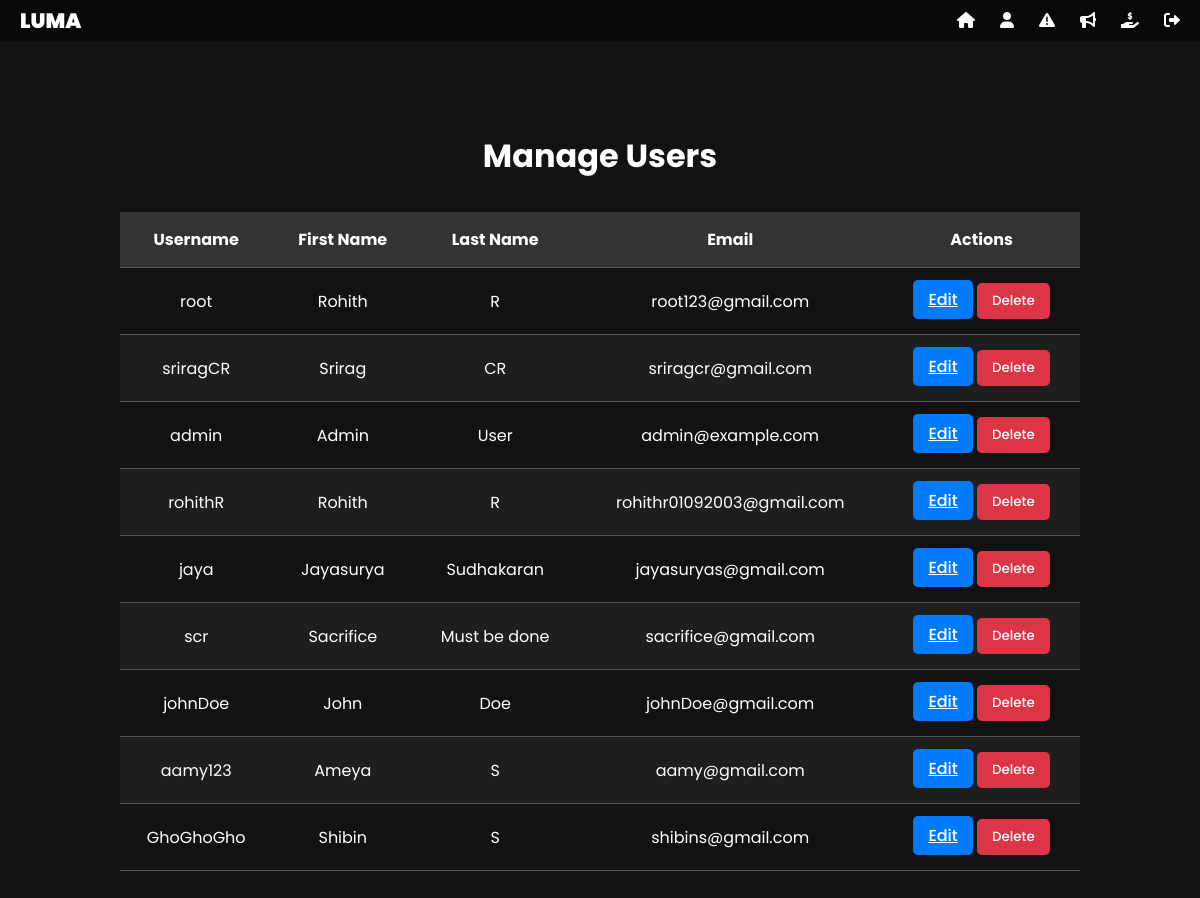
The page /admin-dashboard/manage-users/ (signed in) on the database as committed earlier.
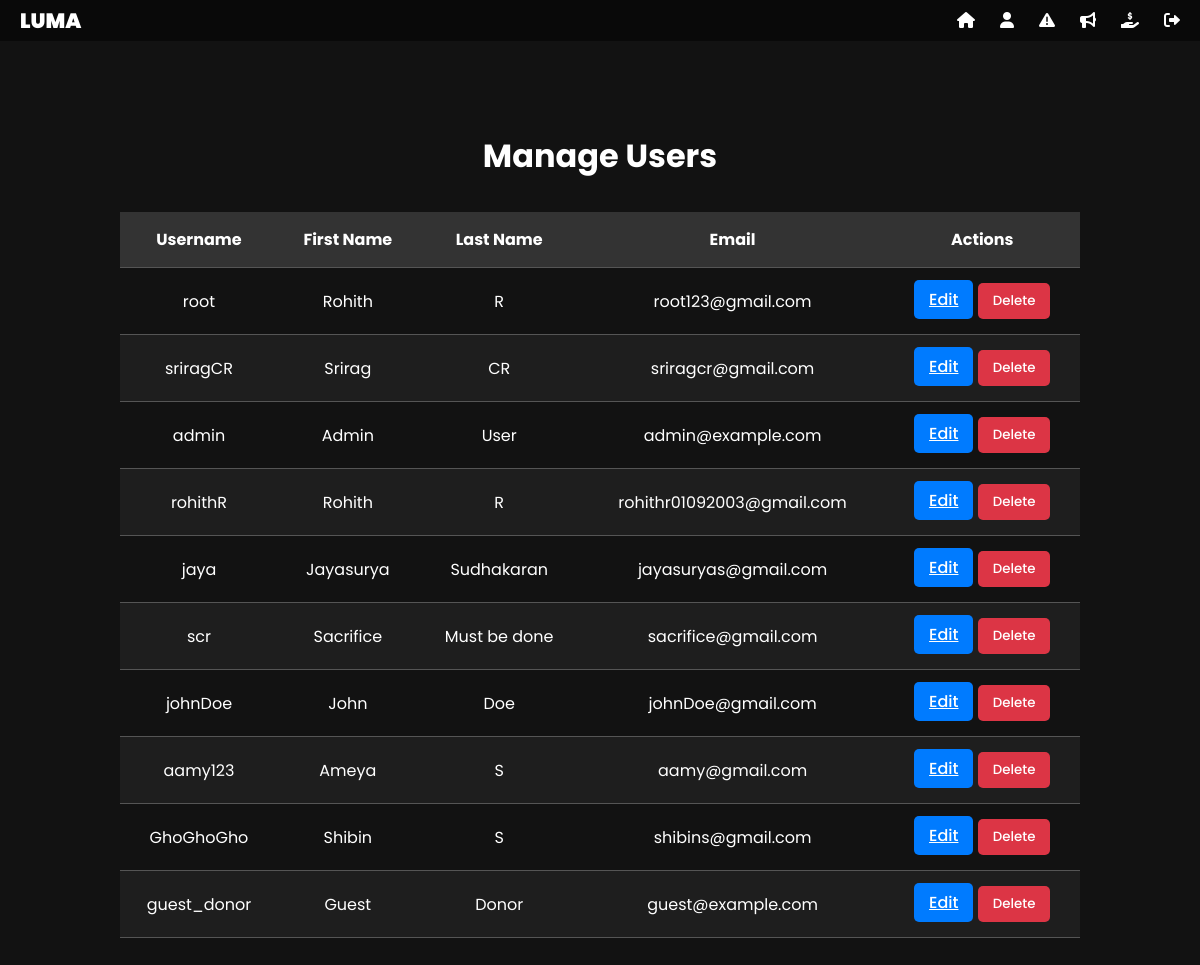
The same page on the database as committed later.
### chat/models.py (models this page shows, shortened)
class User(AbstractBaseUser):
    first_name = models.CharField(max_length=30)
    last_name = models.CharField(max_length=30)
    username = models.CharField(max_length=30, unique=True)
    email = models.EmailField(unique=True)
    profile_picture = models.ImageField(upload_to='profile_pics', blank=True, null=True)  # Removed trailing slash
    created_at = models.DateTimeField(auto_now_add=True)
    is_active = models.BooleanField(default=True)
    is_admin = models.BooleanField(default=False)
    is_banned = models.BooleanField(default=False)
    ban_expiry = models.DateTimeField(null=True, blank=True)
    ban_reason = models.TextField(blank=True, null=True)
    objects = UserManager()
    USERNAME_FIELD = 'username'
    REQUIRED_FIELDS = ['email', 'first_name', 'last_name']
    class Meta:
        db_table = 'chat_user'
    def is_currently_banned(self):
        if not self.is_banned:
            return False
        if self.ban_expiry and timezone.now() > self.ban_expiry:
            self.unban_user()
            return False
        return True

### chat/views.py (the view)
# urls.py: path('admin-dashboard/manage-users/', manage_users, name='manage_users'),
@admin_required
def manage_users(request):
    users = User.objects.all()
    return render(request, 'admin_users.html', {'users': users})

### chat/views.py (called while the page is built)
def admin_required(view_func):
    @wraps(view_func)
    def _wrapped_view(request, *args, **kwargs):
        if not request.user.is_authenticated:
            messages.error(request, 'Please login to access this page.')
            return redirect('admin_login')
        if not request.user.is_admin:
            messages.error(request, 'You do not have permission to access the admin area.')
            return redirect('home')
        return view_func(request, *args, **kwargs)
    return _wrapped_view

### templates/admin_users.html (shortened to what this page needs)
{% extends 'admin_base.html' %}
{% block content %}
    <h1 class="manage-users-header">Manage Users</h1>
    <div class="manage-users-table-wrapper">
        <table class="manage-users-table">
            <thead>
                <tr>
                    <th>Username</th>
                    <th>First Name</th>
                    <th>Last Name</th>
                    <th>Email</th>
                    <th>Actions</th>
                </tr>
            </thead>
            <tbody>
                {% for user in users %}
                <tr>
                    <td>{{ user.username }}</td>
                    <td>{{ user.first_name }}</td>
                    <td>{{ user.last_name }}</td>
                    <td>{{ user.email }}</td>
                    <td>
                        <a href="{% url 'edit_user' user.id %}" class="btn btn-primary btn-sm">Edit</a>
                        <button class="btn btn-danger btn-sm" onclick="openModal({{ user.id }})">Delete</button>
                    </td>
                </tr>
                {% endfor %}
            </tbody>
        </table>
    </div>
{% endblock %}

Rows that differ between the two databases and show on the page:
added User: username "guest_donor", first_name "Guest", last_name "Donor", email "guest@example.com"
